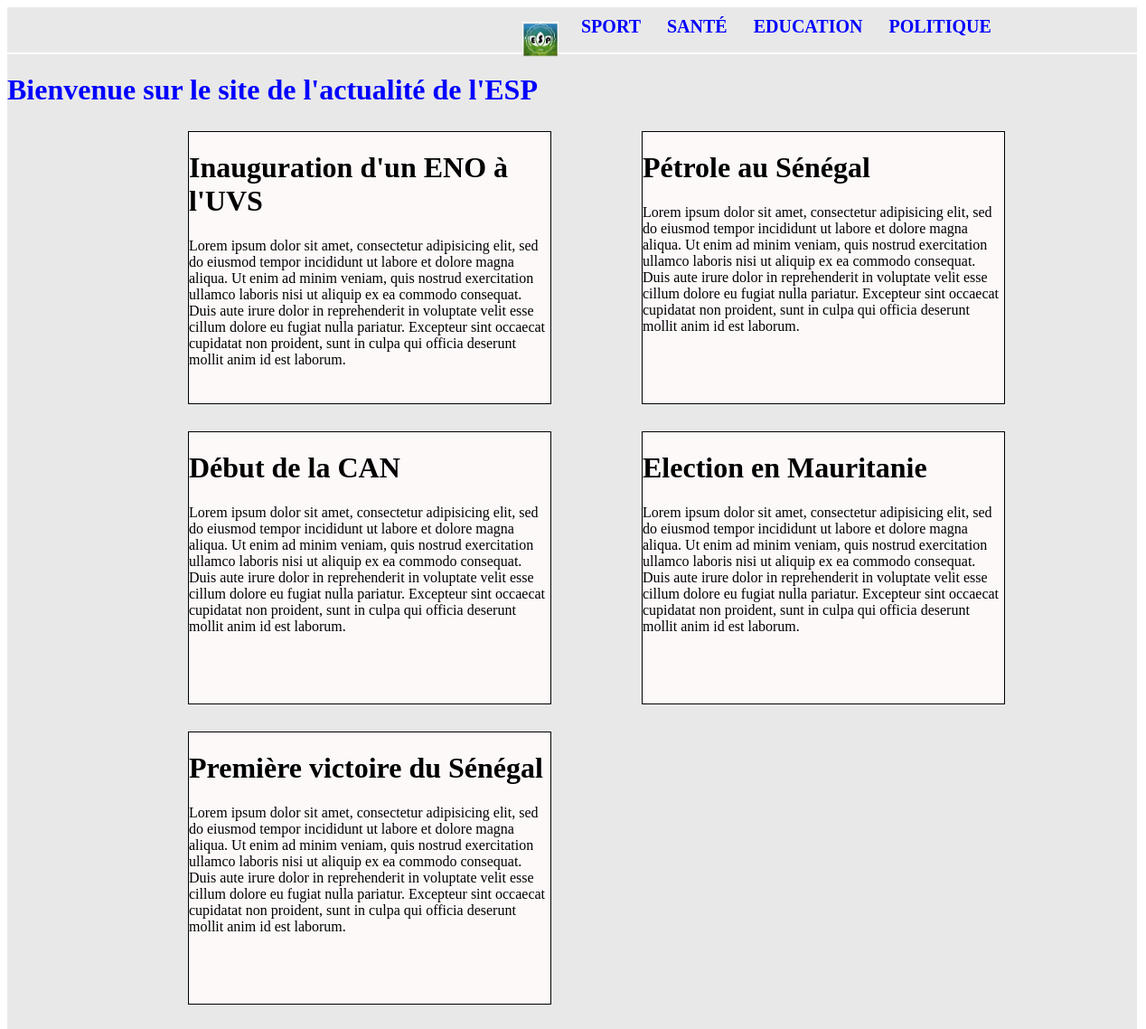
Page /Accueil.php on the committed database.
### tables this page shows
CREATE TABLE Categorie(
	id int primary key auto_increment,
	libelle varchar(20)
);

CREATE TABLE Article(
	id int primary key auto_increment,
	titre varchar(255),
	contenu text,
	dateCreation datetime DEFAULT NOW(),
	dateModification datetime DEFAULT NOW(),
	categorie int
);

### Connexion.php (called while the page is built, shortened)
<?php
try {
    $servername = "localhost";
    $username = "root";
    $password = "";
$pdo_options[PDO::ATTR_ERRMODE] = PDO::ERRMODE_EXCEPTION;
$pdo_options[PDO::ATTR_EMULATE_PREPARES] = false;
$pdo_options[PDO::ATTR_DEFAULT_FETCH_MODE] = PDO::FETCH_OBJ;
$conn = new PDO("mysql:host=$servername;dbname=mglsi_news", $username, $password,$pdo_options);
$resultCate= $conn->prepare("SELECT * from categorie");
$resultCate->execute();
$resultCate = $resultCate->fetchAll();
$result = $conn->prepare("SELECT * FROM article,categorie WHERE article.categorie=categorie.id ORDER BY article.id Desc LIMIT 6");
$result->execute();
$result = $result->fetchAll();
} catch(PDOException $e) {
echo "Connection failed: " . $e->getMessage();
}
?>

### Accueil.php (the view, shortened to what this page needs)
<!DOCTYPE html>
<html lang="en">
<head>
    <link  type="text/css" href="index.css" rel="stylesheet">
	<link href="https://cdnjs.cloudflare.com/ajax/libs/font-awesome/5.10.0/css/all.min.css" rel="stylesheet">
	<link href="lib/owlcarousel/assets/owl.carousel.min.css" rel="stylesheet">
	<link href="lib/lightbox/css/lightbox.min.css" rel="stylesheet">
</head>
<body>
    <?php
    require 'Connexion.php'
    ?>
    <div class="entete">
    <a href="./Accueil.php"> <img src="./logo.jpg" alt="" /> </a>
        <?php
            for($i=1; $i<=sizeof($resultCate);$i++) {
                echo " <a href=\"pages.php?article_id=".$resultCate[$i-1]->id."\">". $resultCate[$i-1]->libelle."</a>";
            }
        ?>
    </div>
        <div class="corps">
            <h1 class="h1style"><marquee><b>Bienvenue sur le site de l'actualité de l'ESP</b></marquee></h1>
            <?php
                    for($i=1; $i <= sizeof($result); $i++) {
            ?>
            <div class="col-lg-4 col-md-6 mb-5">
                <div class="contentimage1">
                    <h1> <?php echo $result[$i-1]->titre;?>  </h1>
                    <p>  <?php echo $result[$i-1]->contenu;?> </p>
                </div>
            <?php
                }
            ?>
             </div>
            </div>
    </body>
</html>

### index.css (style rules this page uses)
.entete { border-width: 1px; border-color: rgb(0, 0, 0); background-color:rgb(0 0 0 / 9%); position: absolute; width: 1250px; height: 50px; }
.corps { border-width: 0px; border-color: rgb(0, 0, 0); border-style: solid; background-color: rgb(0 0 0 / 9%); position: absolute; width: 1250px; height: 1700px; top:60px }
.entete a img { margin-top: 6px; margin-left: 10px; float: left; width: 40px; height: 40px; }
.entete a { border-width: 1px; border-color: rgb(240, 236, 236); background-color: ; text-decoration: none; color:blue; position: relative; left: 20px; margin-right: 25px; top: 10px; left: 560px; font-size:20px; text-transform: uppercase; font-weight: bold; }
.h1style { color: blue; }
.contentimage1 { border-width: 1px; border-color: rgb(0, 0, 0); border-style: solid; background-color: rgb(253, 249, 249); position: relative; left: 200px; top: 5px; float: left; width: 400px; height: 300px; margin-right: 100px; margin-bottom:30px; }

### rows in the picture
categorie: libelle "SPORT"
categorie: libelle "SANTÉ"
categorie: libelle "EDUCATION"
categorie: libelle "POLITIQUE"
article: titre "Inauguration d'un ENO à l'UVS", contenu "Lorem ipsum dolor sit amet, consectetur adipisicing elit, sed do eiusmod tempor incididunt ut labore et dolore magna aliqua. Ut enim ad minim veniam, quis nostrud exercitation ullamco laboris nisi ut aliquip ex ea commodo consequat. Duis aute irure dolor in reprehenderit in voluptate velit esse cillum dolore eu fugiat nulla pariatur. Excepteur sint occaecat cupidatat non proident, sunt in culpa qui officia deserunt mollit anim id est laborum."
article: titre "Pétrole au Sénégal", contenu "Lorem ipsum dolor sit amet, consectetur adipisicing elit, sed do eiusmod tempor incididunt ut labore et dolore magna aliqua. Ut enim ad minim veniam, quis nostrud exercitation ullamco laboris nisi ut aliquip ex ea commodo consequat. Duis aute irure dolor in reprehenderit in voluptate velit esse cillum dolore eu fugiat nulla pariatur. Excepteur sint occaecat cupidatat non proident, sunt in culpa qui officia deserunt mollit anim id est laborum."
article: titre "Début de la CAN", contenu "Lorem ipsum dolor sit amet, consectetur adipisicing elit, sed do eiusmod tempor incididunt ut labore et dolore magna aliqua. Ut enim ad minim veniam, quis nostrud exercitation ullamco laboris nisi ut aliquip ex ea commodo consequat. Duis aute irure dolor in reprehenderit in voluptate velit esse cillum dolore eu fugiat nulla pariatur. Excepteur sint occaecat cupidatat non proident, sunt in culpa qui officia deserunt mollit anim id est laborum."
article: titre "Election en Mauritanie", contenu "Lorem ipsum dolor sit amet, consectetur adipisicing elit, sed do eiusmod tempor incididunt ut labore et dolore magna aliqua. Ut enim ad minim veniam, quis nostrud exercitation ullamco laboris nisi ut aliquip ex ea commodo consequat. Duis aute irure dolor in reprehenderit in voluptate velit esse cillum dolore eu fugiat nulla pariatur. Excepteur sint occaecat cupidatat non proident, sunt in culpa qui officia deserunt mollit anim id est laborum."
article: titre "Première victoire du Sénégal", contenu "Lorem ipsum dolor sit amet, consectetur adipisicing elit, sed do eiusmod tempor incididunt ut labore et dolore magna aliqua. Ut enim ad minim veniam, quis nostrud exercitation ullamco laboris nisi ut aliquip ex ea commodo consequat. Duis aute irure dolor in reprehenderit in voluptate velit esse cillum dolore eu fugiat nulla pariatur. Excepteur sint occaecat cupidatat non proident, sunt in culpa qui officia deserunt mollit anim id est laborum."
